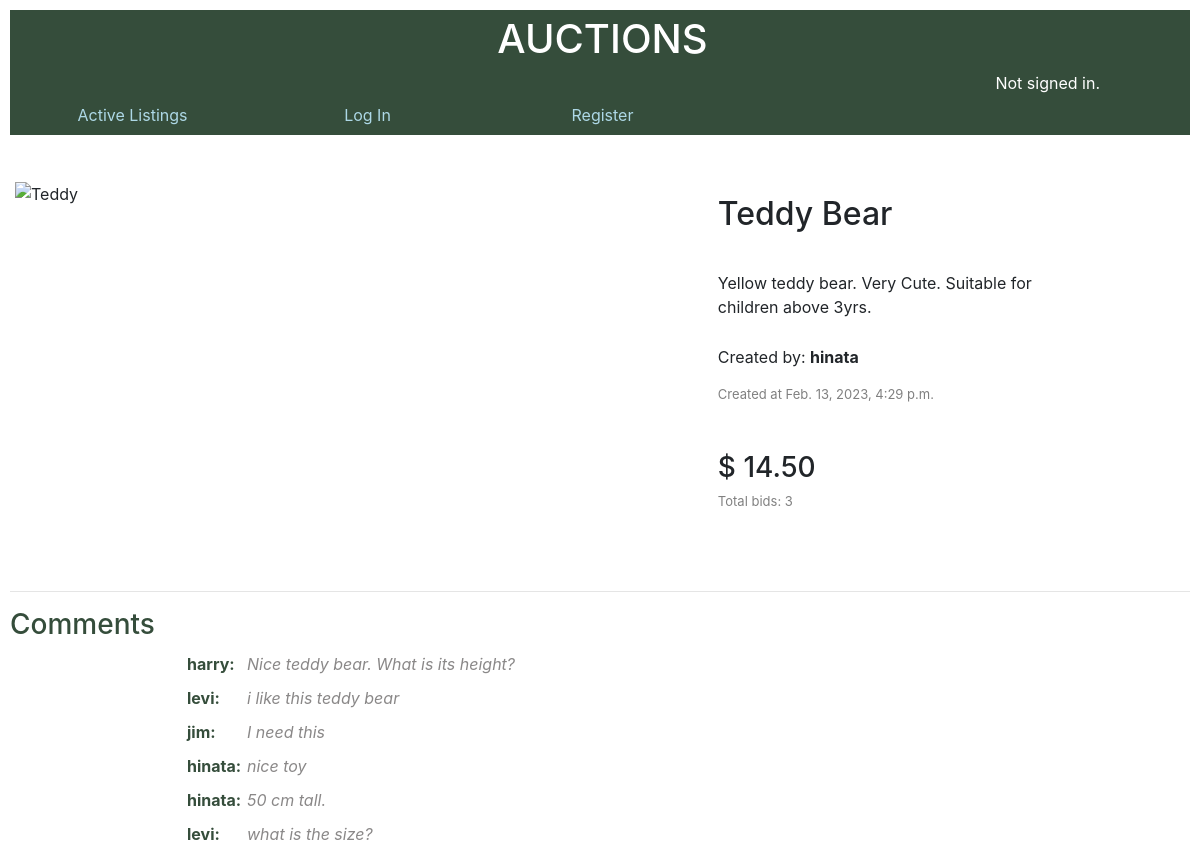
/listing/11, run on the app's committed database.
### auctions/models.py (models this page shows, shortened)
class AuctionListing(models.Model):
    CATEGORIES = [  ('ELECTRONICS','Electronics'),
                    ('FASHION','Fashion'),
                    ('TOYS','Toys'),
                    ('HOME APPLIANCES','Home Appliances'),
                    ('OTHER','Other'),
    ]
    title = models.CharField(max_length=120)
    description = models.CharField(max_length=500)
    image_path = models.URLField(max_length=300 , blank = True)
    owner = models.ForeignKey(User, on_delete=models.CASCADE, related_name="auction_listings")
    category = models.CharField(max_length=15,choices=CATEGORIES, default = 'OTHER')
    price = models.DecimalField(max_digits=20, decimal_places=2)
    is_active = models.BooleanField(default=True)
    time_stamp = models.DateTimeField(auto_now_add=True)
    highest_bidder = models.ForeignKey(User,models.SET_NULL,blank=True,null=True)

class User(AbstractUser):
    pass

class Comment(models.Model):
    user = models.ForeignKey(User, on_delete=models.CASCADE)
    auction_listing = models.ForeignKey(AuctionListing, on_delete=models.CASCADE, related_name="comments")
    text = models.CharField(max_length=200)

### auctions/views.py (the view, shortened to what this page needs)
# urls.py: path("listing/<str:key>",views.listing, name="listing"),
def listing(request, key ):
    auction_listing = AuctionListing.objects.get(pk = key)
    bid_count = get_bid_count(auction_listing)
    return render (request, "auctions/listing.html", {
        "listing": auction_listing,
        "count": get_count(request),
        "bid_count": bid_count,
        "commentlist": get_comments(auction_listing),
    })

### auctions/views.py (called while the page is built)
def get_count(request):
    if request.user.is_authenticated:
        count = len(request.user.watchlist.all())
        if count:
            return count
    return ''

def get_comments(auction_listing):
    return Comment.objects.filter(auction_listing=auction_listing).order_by('-pk')

def get_bid_count(auction_listing):
    return len(auction_listing.bids.all())

### auctions/templates/auctions/listing.html (shortened to what this page needs)
{% extends 'auctions/layout.html' %}
{% block body %}
<div class="listingitem">
    <div class="listingitem_image">
        {% if listing.image_path %}
            <img src={{listing.image_path}} alt={{listing.title}}>
        {% else %}
            <div class="noimage">
                <h5>NO IMAGE</h5>
            </div>
        {% endif %}
    </div>
    <div class="listingtext">
        <h2 class="listingtitle">{{listing.title}}</h2>
        <p class="listingdesc"> {{listing.description}}</p>
        <p> Created by: <strong>{{listing.owner.username}}</strong></p>
        <p class="created">Created at {{listing.time_stamp}}</p>
        <h3 class="listingprice">$ {{listing.price}}</h3>
        <p class="created">Total bids: {{bid_count}}</p>
    </div>
</div>
<hr>
<div class="comments">
    <h3 style="color: rgb(53, 77, 59);"> Comments </h3>
    {% for comment in commentlist %}
        <div class="commentwrapper">
            <div class="commenter">
                {{comment.user.username}}:
            </div>
            <div class="commenttext">
                {{ comment.text }}
            </div>
        </div>
    {% empty %}
    <div class="commentwrapper">
        <div class="empty"> No comments yet !!</div>
    </div>
    {% endfor %}
</div>
{% endblock %}

### auctions/templates/auctions/layout.html (shortened to what this page needs)
{% load static %}
<!DOCTYPE html>
<html lang="en">
    <head>
        <link rel="stylesheet" href="https://stackpath.bootstrapcdn.com/bootstrap/4.4.1/css/bootstrap.min.css">
        <link href="{% static 'auctions/styles.css' %}" rel="stylesheet">
    </head>
    <body>
        <div class="header">
        <h1 >AUCTIONS</h1>
        <div class="signedin">
            {% if user.is_authenticated %}
                Signed in as <strong>{{ user.username }}</strong>
            {% else %}
                Not signed in.
            {% endif %}
        </div>
        <ul class="nav linkwrap">
            <li class=" link nav-item">
                <a class="nav-link" href="{% url 'index' %}">Active Listings</a>
            </li>
            {% if user.is_authenticated %}
                <li class="link nav-item">
                    <a class="nav-link" href="{% url 'categories' %}">Categories</a>
                </li>
                <li class="link nav-item">
                    <a class=" nav-link" href="{% url 'watchlist' %}">Watchlist<sup>{{count}}</sup></a>
                </li>
                <li class="link nav-item">
                    <a class="nav-link" href="{% url 'createlisting' %}">Create Listing</a>
                </li>
                <li class="link nav-item">
                    <a class="nav-link" href="{% url 'logout' %}">Log Out</a>
                </li>
            {% else %}
                <li class="link nav-item">
                    <a class="nav-link" href="{% url 'login' %}">Log In</a>
                </li>
                <li class="link nav-item">
                    <a class="nav-link" href="{% url 'register' %}">Register</a>
                </li>
            {% endif %}
        </ul>
        </div>
        {% block body %}
        {% endblock %}
    </body>
</html>

### auctions/static/auctions/styles.css (style rules this page uses)
body { padding: 10px; min-width: 460px; }
img { width: 100%; height:100%; }
.created { color: grey; font-size: small; }
.header { background-color: rgb(53, 77, 59); color: white; padding-left: 5px; margin-bottom: 40px; }
.link { width: 20%; color: lightblue; }
.link a { color: lightblue; }
.linkwrap { display: flex; flex: wrap; text-align: center; }
h1 { text-align: center; padding-top: 5px; }
.signedin { margin-left: auto; margin-right: 90px; text-align: right; }
.listingitem { height: min-content; width: 100%; margin: 5px auto; display: flex; }
.listingitem_image { width:50%; min-width: 400px; height: 400px; padding: 5px; }
.listingtext { margin-left:10%; margin-top: 20px; margin-bottom:auto; }
.listingtitle { padding-bottom:30px; }
.listingdesc { padding-bottom: 10px; width: 80%; }
.listingprice { padding-top: 30px; }
.commentwrapper { display: flex; margin-left: 15%; margin-top: 10px; }
.commenter { display: inline-block; font-weight: bold; color: rgb(53, 77, 59); width:60px; }
.commenttext { display: inline-block; color:rgb(138, 136, 136); font-style: italic; }

### data on the page
AuctionListing: title "Teddy Bear", description "Yellow teddy bear. Very Cute. Suitable for children above 3yrs.", owner.username "hinata", time_stamp "Feb. 13, 2023, 4:29 p.m.", price "14.50"
Comment: user.username "harry", text "Nice teddy bear. What is its height?"
Comment: user.username "levi", text "i like this teddy bear"
Comment: user.username "jim", text "I need this"
Comment: user.username "hinata", text "nice toy"
Comment: user.username "hinata", text "50 cm tall."
Comment: user.username "levi", text "what is the size?"

### other printed values
{{ bid_count }} "3"
